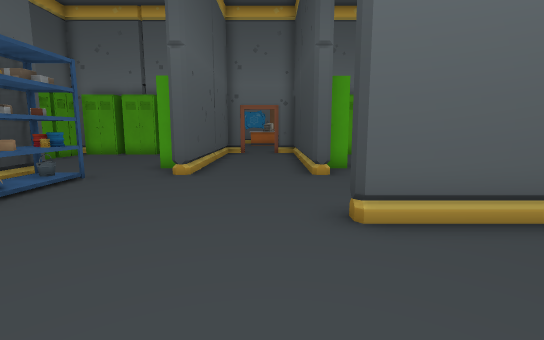
view 1 (above)

24 first-person views from a walk through a Godot game level. The camera is 1.3 m above the floor, tilts 8° down and sees 85° across. The floor is counted in squares, 1 m on a side. Each view is taken from the middle of a square. On the plan, view 1 faces up. The plan holds only what a view shows up to about 14 squares ahead; the rest is blank. The place goes on beyond the plan. Some surface patterns are stand-ins.

view 2
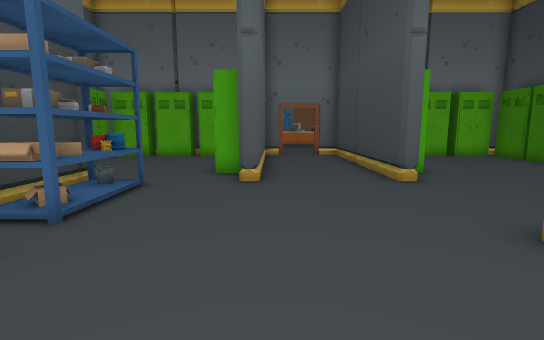

view 3
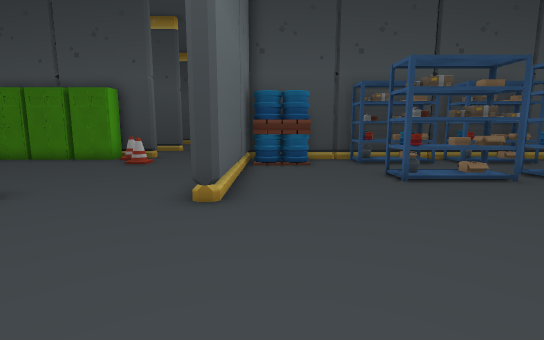

view 4
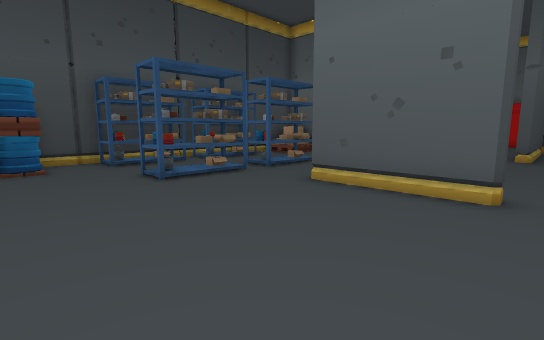

view 5
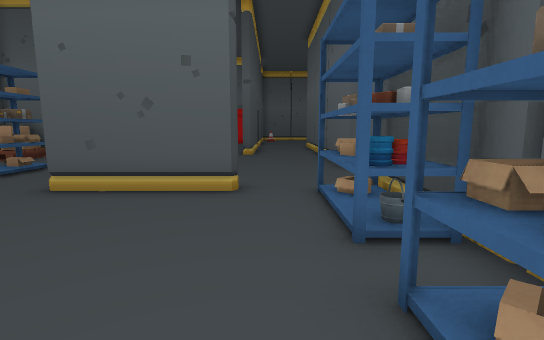

view 6
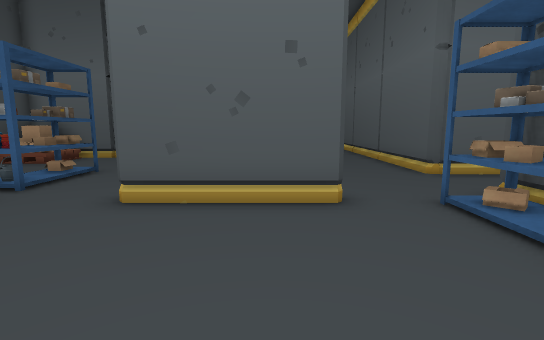

view 7
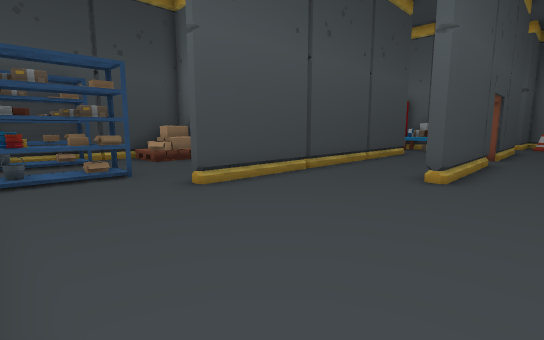

view 8
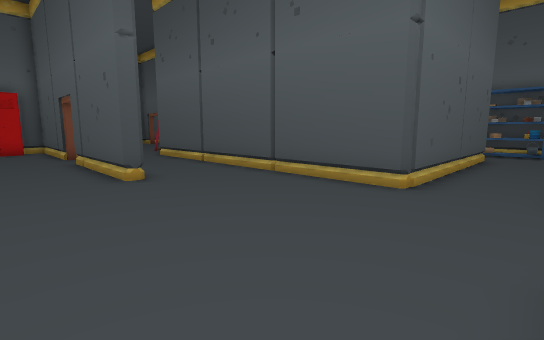

view 9
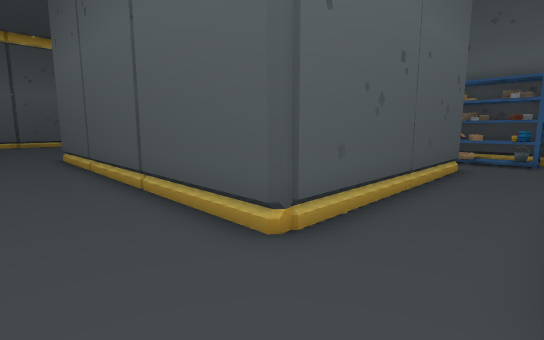

view 10
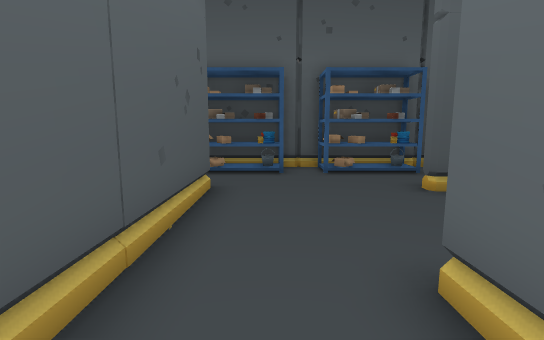

view 11
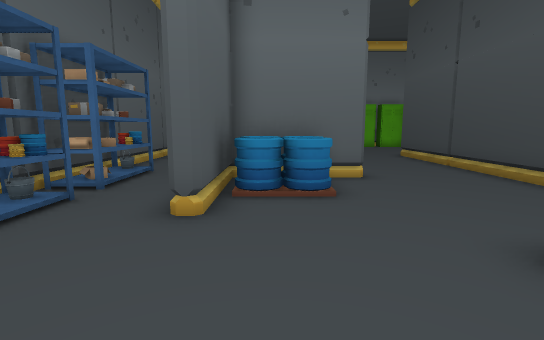

view 12
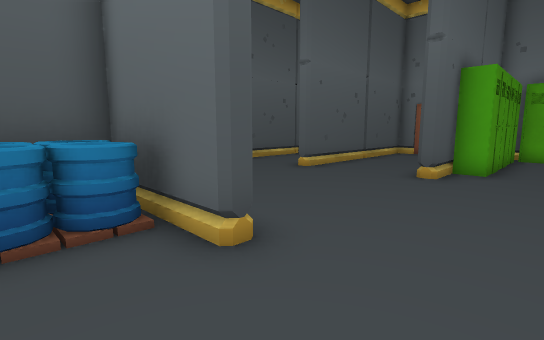

view 13
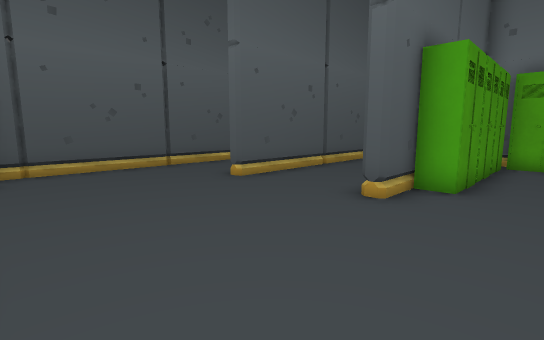

view 14
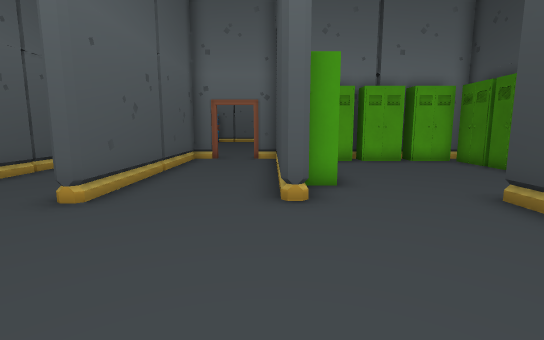

view 15
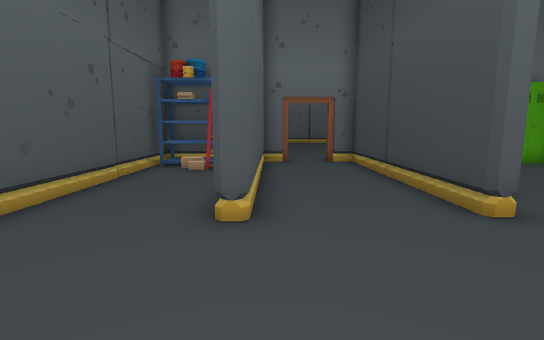

view 16
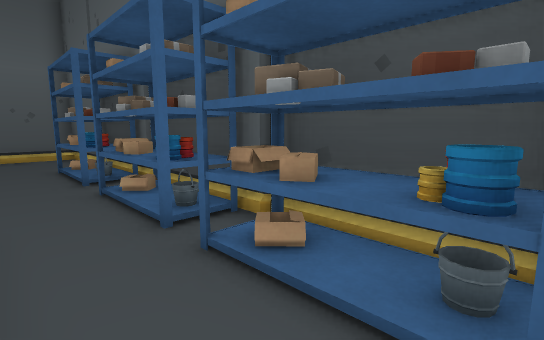

view 17
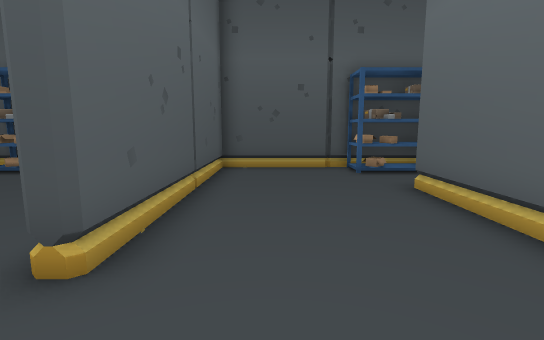

view 18
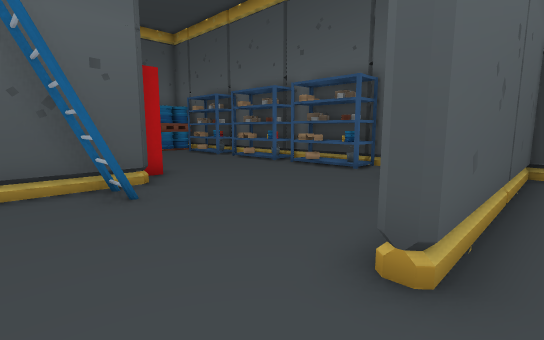

view 19
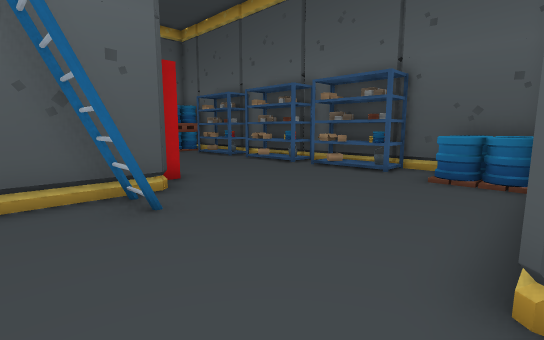

view 20
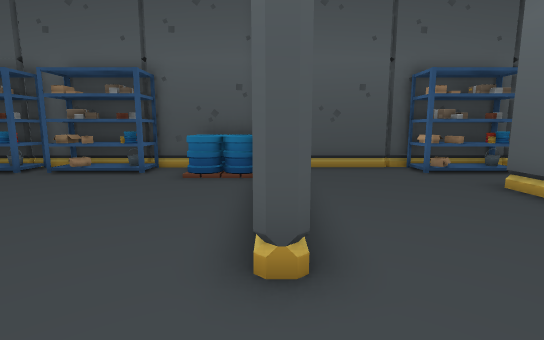

view 21
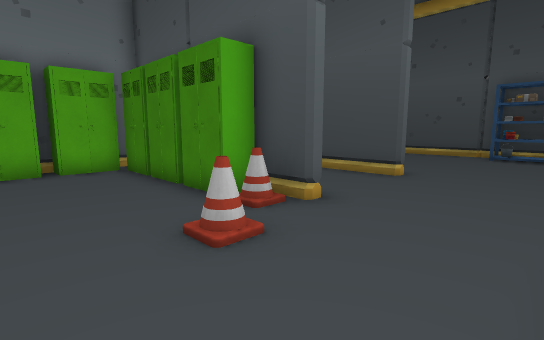

view 22
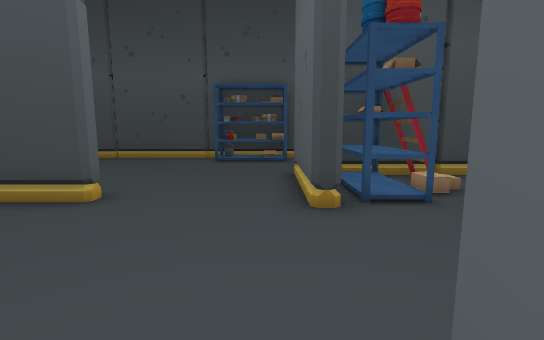

view 23
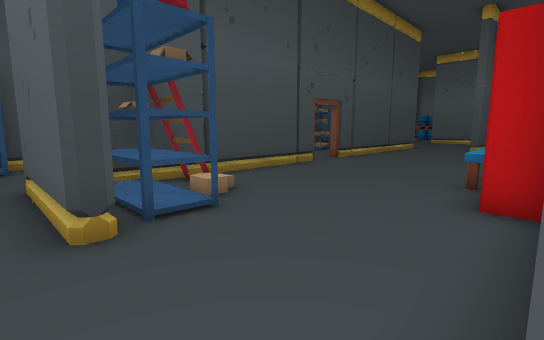

view 24
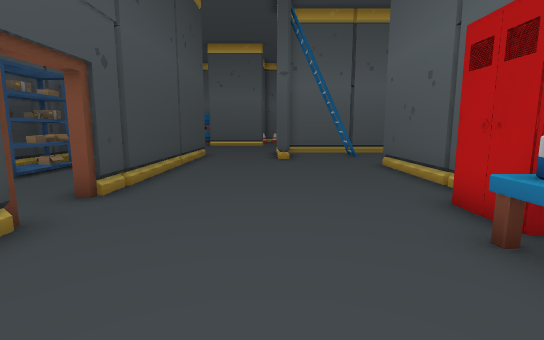

### Floor plan
Points are (right, up) in squares from view 1. A wall is a line through its corners. A room is listed if a view was taken in it or the views show most of it. See-through windows are left out.
Room 1 (views 1, 2, 3, 4, 5, 6, 7, 8, 9, 10, 11, 12, 13, 14, 15, 16, 17, 18, 19, 20, 21, 22, 23, 24)
walls: (3.2, -3.1) (3.2, -0.2) (4.5, -0.2); (3.7, -3) (3.7, -2.5) (4.1, -2.5); (3.2, -4.5) (3.2, -4.1) (4.5, -4.1); (7, -3.1) (7, -0.2) (8.2, -0.2); (-3.2, -3.1) (0.8, -3.1); (7.4, -3) (7.4, -2.3); (7, -7) (7, -4.1); (7.4, -6.9) (7.4, -6); (-5, -2.4) (-5, -3.1); (-6.1, -3.1) (-4.9, -3.1); (9, -7.4) (9, -11.6); (-5, 1.6) (-5, 0.9); (-5.3, 1.6) (-5.3, 1); (4.9, -11.2) (8.5, -11.2) (8.5, 4); (-5.9, 1) (-4.9, 1); (8.2, 3.9) (1.2, 3.9); (-6.8, 0.6) (-6.8, 8.2); (-2.6, -11.6) (-2.6, -16.8); (-5, 5.5) (-5, 4.9) (-5.8, 4.9); (-9.2, -3.7) (-10.2, -3.7); (1.2, 8.2) (1.2, 15.1); (13.1, 2.1) (13.1, 3.4) (14.8, 3.4); (12.8, 4.4) (16.8, 4.4); (-10.6, 1.8) (-14, 1.8) (-14, -1.6); (-11.3, -6.9) (-14.5, -6.9); (-6.5, 8.2) (-6.5, 7.4); (16.2, -4.9) (16.2, 3.1); (-3.1, -16.8) (-3.1, -11.8); (15.9, 2.2) (15.9, 3.1); (1, -18.1) (1, -7.6); (13.1, 8.2) (13.1, 10.9); (-2.6, -18.4) (-2.6, -21.5); (-14.5, -6.4) (-6.5, -6.4) (-6.5, -18.4); (-2.3, 13.4) (-2.3, 8.2); (-10.8, 8.2) (-10.8, 15.5); (-10.4, 9.5) (-10.4, 8.2); (-9.4, -16.7) (-9.4, -17.6); (-9.9, -16.4) (-9.2, -16.6); (-10, -16.8) (-9.2, -16.5) (-9.2, -17.6); (-9.7, -17.5) (-9.2, -17.6); (16.2, -15.1) (16.2, -6.4); (-9.9, -17.8) (-9.2, -17.5); (-16.7, 0.6) (-16.7, 0.2) (-17.9, 0.2); (-3.1, -21.5) (-3.1, -18.4); (-10.9, -18) (-8.1, -18); (-17.9, -3.4) (-17.1, -3.4); (-17.8, 0.9) (-17.8, 0.3) (-16.6, 0.3); (21, 3.9) (21, 4.6); (20.5, -11.4) (21, -11.4) (21, -10.4); (-17.8, 2) (-17.8, 1); (21, 5.5) (21, 12.6); (21, -13) (21, -11.9); (-17.9, -12.6) (-17.9, -21.5); (-14.3, 15.5) (-14.3, 8.1); (-17.9, 11.8) (-17.9, -11.7) (-10.5, -11.7); (-16.6, 14.4) (-18, 14.4); (-17.9, 15) (-17.9, 11.9)
low walls: (-9.7, -16.8) (-9.7, -17.5); (-9.9, -16.8) (-9.9, -17.4)
ways out: opening at (11, -15); gap at (4, -4)
objects: other object (-17, -21); other object (-17, -20); other object (-17, -18); other object (-17, -17); other object (-17, -16); pallet (-17, -14) to (-16, -13); box (-17, -7); other object (-17, -6); other object (-17, -5); box (-17, -3); box (-17, -2); box (-17, -1); box (-17, 1); box (-17, 2); box (-17, 3); ladder (-16, 14); pallet (-13, 0) to (-12, 1); locker (-11, -20); locker (-10, 10); locker (-10, 11); locker (-10, 12) to (-10, 13); locker (-10, 14) to (-10, 15); locker (-9, 11); locker (-9, 12); locker (-9, 13); locker (-9, 14); locker (-9, 15); locker (-8, 15); locker (-7, 15); box (-6, -2); box (-6, -1); box (-6, 2); box (-6, 6); other object (-6, 7); locker (-6, 15); box (-5, -2); box (-5, -1); other object (-5, 6); other object (-5, 7); locker (-5, 15); other object (-4, 10); other object (-4, 12); locker (-4, 13); locker (-4, 14); locker (-4, 15); locker (-3, 10); other object (-3, 12); locker (-3, 14); locker (2, 11); box (4, -6); other object (4, -5); box (4, -2); other object (4, -1); locker (5, 15); locker (6, 15); pallet (7, 2) to (8, 3); other object (7, 8); locker (7, 15); other object (8, -1); locker (8, 10); locker (8, 11); locker (8, 12); locker (8, 13); locker (8, 14); locker (8, 15); locker (9, -5); locker (9, -1); other object (9, 9); locker (9, 10); locker (9, 12); locker (9, 14); locker (10, -6); locker (10, -5); table (10, -4) to (10, -3); locker (10, -1); ladder (15, 1) to (15, 2); box (20, -11); other object (20, -10); other object (20, 5); other object (20, 6); other object (20, 7)

Where each view was taken, in squares from view 1:
view 1: 0 up, 0 right, facing up
view 2: 1 up, 2 left, facing up
view 3: 3 up, 4 left, facing right
view 4: 3 up, 4 left, facing down-right
view 5: 3 up, 4 left, facing down
view 6: 2 up, 2 left, facing down
view 7: 4 down, 5 left, facing down-right
view 8: 4 down, 0 right, facing down-left
view 9: 4 down, 4 left, facing down-left
view 10: 5 down, 8 left, facing left
view 11: 6 down, 13 left, facing up
view 12: 0 up, 8 left, facing up-left
view 13: 3 up, 8 left, facing up-left
view 14: 3 up, 11 left, facing up
view 15: 4 up, 14 left, facing up
view 16: 3 up, 15 left, facing down-left
view 17: 10 down, 8 left, facing left
view 18: 11 down, 8 left, facing down-left
view 19: 12 down, 8 left, facing down-left
view 20: 12 down, 8 left, facing left
view 21: 5 up, 5 right, facing up-right
view 22: 5 up, 8 right, facing right
view 23: 5 up, 9 right, facing down-right
view 24: 1 down, 13 right, facing down
